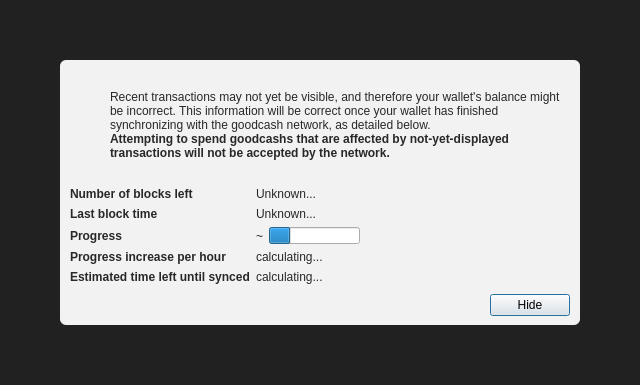
<?xml version="1.0" encoding="UTF-8"?>
<ui version="4.0">
 <class>ModalOverlay</class>
 <widget class="ModalOverlay" name="ModalOverlay">
  <property name="geometry">
   <rect>
    <x>0</x>
    <y>0</y>
    <width>640</width>
    <height>385</height>
   </rect>
  </property>
  <property name="windowTitle">
   <string>Form</string>
  </property>
  <layout class="QVBoxLayout" name="verticalLayout" stretch="0">
   <property name="sizeConstraint">
    <enum>QLayout::SetDefaultConstraint</enum>
   </property>
   <property name="leftMargin">
    <number>0</number>
   </property>
   <property name="topMargin">
    <number>0</number>
   </property>
   <property name="rightMargin">
    <number>0</number>
   </property>
   <property name="bottomMargin">
    <number>0</number>
   </property>
   <item>
    <widget class="QWidget" name="bgWidget" native="true">
     <property name="styleSheet">
      <string notr="true">#bgWidget { background: rgba(0,0,0,220); }</string>
     </property>
     <layout class="QVBoxLayout" name="verticalLayoutMain" stretch="1">
      <property name="leftMargin">
       <number>60</number>
      </property>
      <property name="topMargin">
       <number>60</number>
      </property>
      <property name="rightMargin">
       <number>60</number>
      </property>
      <property name="bottomMargin">
       <number>60</number>
      </property>
      <item>
       <widget class="QWidget" name="contentWidget" native="true">
        <property name="styleSheet">
         <string notr="true">#contentWidget { background: rgba(255,255,255,240); border-radius: 6px; }

QLabel { color: rgb(40,40,40);  }</string>
        </property>
        <layout class="QVBoxLayout" name="verticalLayoutSub" stretch="1,0,0,0">
         <property name="spacing">
          <number>0</number>
         </property>
         <property name="leftMargin">
          <number>10</number>
         </property>
         <property name="topMargin">
          <number>10</number>
         </property>
         <property name="rightMargin">
          <number>10</number>
         </property>
         <property name="bottomMargin">
          <number>10</number>
         </property>
         <item>
          <layout class="QHBoxLayout" name="horizontalLayoutIconText" stretch="0,1">
           <property name="topMargin">
            <number>20</number>
           </property>
           <item>
            <layout class="QVBoxLayout" name="verticalLayoutIcon">
             <property name="leftMargin">
              <number>0</number>
             </property>
             <item>
              <widget class="QPushButton" name="warningIcon">
               <property name="enabled">
                <bool>false</bool>
               </property>
               <property name="text">
                <string/>
               </property>
               <property name="icon">
                <iconset>
                 <normaloff>:/icons/warning</normaloff>
                 <disabledoff>:/icons/warning</disabledoff>:/icons/warning</iconset>
               </property>
               <property name="iconSize">
                <size>
                 <width>48</width>
                 <height>48</height>
                </size>
               </property>
               <property name="flat">
                <bool>true</bool>
               </property>
              </widget>
             </item>
             <item>
              <spacer name="verticalSpacerWarningIcon">
               <property name="orientation">
                <enum>Qt::Vertical</enum>
               </property>
               <property name="sizeHint" stdset="0">
                <size>
                 <width>20</width>
                 <height>40</height>
                </size>
               </property>
              </spacer>
             </item>
            </layout>
           </item>
           <item>
            <layout class="QVBoxLayout" name="verticalLayoutInfoText">
             <property name="leftMargin">
              <number>0</number>
             </property>
             <property name="topMargin">
              <number>0</number>
             </property>
             <item>
              <widget class="QLabel" name="infoText">
               <property name="text">
                <string>Recent transactions may not yet be visible, and therefore your wallet's balance might be incorrect. This information will be correct once your wallet has finished synchronizing with the goodcash network, as detailed below.</string>
               </property>
               <property name="textFormat">
                <enum>Qt::RichText</enum>
               </property>
               <property name="wordWrap">
                <bool>true</bool>
               </property>
              </widget>
             </item>
             <item>
              <widget class="QLabel" name="infoTextStrong">
               <property name="font">
                <font>
                 <weight>75</weight>
                 <bold>true</bold>
                </font>
               </property>
               <property name="text">
                <string>Attempting to spend goodcashs that are affected by not-yet-displayed transactions will not be accepted by the network.</string>
               </property>
               <property name="textFormat">
                <enum>Qt::RichText</enum>
               </property>
               <property name="wordWrap">
                <bool>true</bool>
               </property>
              </widget>
             </item>
             <item>
              <spacer name="verticalSpacerInTextSpace">
               <property name="orientation">
                <enum>Qt::Vertical</enum>
               </property>
               <property name="sizeHint" stdset="0">
                <size>
                 <width>20</width>
                 <height>40</height>
                </size>
               </property>
              </spacer>
             </item>
            </layout>
           </item>
          </layout>
         </item>
         <item>
          <spacer name="verticalSpacerAfterText">
           <property name="orientation">
            <enum>Qt::Vertical</enum>
           </property>
           <property name="sizeHint" stdset="0">
            <size>
             <width>20</width>
             <height>40</height>
            </size>
           </property>
          </spacer>
         </item>
         <item>
          <layout class="QFormLayout" name="formLayout">
           <property name="fieldGrowthPolicy">
            <enum>QFormLayout::FieldsStayAtSizeHint</enum>
           </property>
           <property name="horizontalSpacing">
            <number>6</number>
           </property>
           <property name="verticalSpacing">
            <number>6</number>
           </property>
           <property name="topMargin">
            <number>10</number>
           </property>
           <item row="0" column="0">
            <widget class="QLabel" name="labelNumberOfBlocksLeft">
             <property name="font">
              <font>
               <weight>75</weight>
               <bold>true</bold>
              </font>
             </property>
             <property name="text">
              <string>Number of blocks left</string>
             </property>
            </widget>
           </item>
           <item row="0" column="1">
            <widget class="QLabel" name="numberOfBlocksLeft">
             <property name="text">
              <string>Unknown...</string>
             </property>
            </widget>
           </item>
           <item row="1" column="0">
            <widget class="QLabel" name="labelLastBlockTime">
             <property name="font">
              <font>
               <weight>75</weight>
               <bold>true</bold>
              </font>
             </property>
             <property name="text">
              <string>Last block time</string>
             </property>
            </widget>
           </item>
           <item row="1" column="1">
            <widget class="QLabel" name="newestBlockDate">
             <property name="sizePolicy">
              <sizepolicy hsizetype="Maximum" vsizetype="Preferred">
               <horstretch>0</horstretch>
               <verstretch>0</verstretch>
              </sizepolicy>
             </property>
             <property name="text">
              <string>Unknown...</string>
             </property>
            </widget>
           </item>
           <item row="2" column="0">
            <widget class="QLabel" name="labelSyncDone">
             <property name="font">
              <font>
               <weight>75</weight>
               <bold>true</bold>
              </font>
             </property>
             <property name="text">
              <string>Progress</string>
             </property>
            </widget>
           </item>
           <item row="2" column="1">
            <layout class="QHBoxLayout" name="horizontalLayoutSync" stretch="0,1">
             <item>
              <widget class="QLabel" name="percentageProgress">
               <property name="text">
                <string notr="true">~</string>
               </property>
              </widget>
             </item>
             <item>
              <widget class="QProgressBar" name="progressBar">
               <property name="value">
                <number>24</number>
               </property>
               <property name="format">
                <string/>
               </property>
              </widget>
             </item>
            </layout>
           </item>
           <item row="4" column="0">
            <widget class="QLabel" name="labelProgressIncrease">
             <property name="font">
              <font>
               <weight>75</weight>
               <bold>true</bold>
              </font>
             </property>
             <property name="text">
              <string>Progress increase per hour</string>
             </property>
            </widget>
           </item>
           <item row="4" column="1">
            <widget class="QLabel" name="progressIncreasePerH">
             <property name="text">
              <string>calculating...</string>
             </property>
            </widget>
           </item>
           <item row="5" column="0">
            <widget class="QLabel" name="labelEstimatedTimeLeft">
             <property name="font">
              <font>
               <weight>75</weight>
               <bold>true</bold>
              </font>
             </property>
             <property name="text">
              <string>Estimated time left until synced</string>
             </property>
            </widget>
           </item>
           <item row="5" column="1">
            <widget class="QLabel" name="expectedTimeLeft">
             <property name="text">
              <string>calculating...</string>
             </property>
            </widget>
           </item>
          </layout>
         </item>
         <item>
          <layout class="QHBoxLayout" name="horizontalLayoutButtons">
           <property name="leftMargin">
            <number>10</number>
           </property>
           <property name="topMargin">
            <number>10</number>
           </property>
           <item>
            <spacer name="horizontalSpacer">
             <property name="orientation">
              <enum>Qt::Horizontal</enum>
             </property>
             <property name="sizeHint" stdset="0">
              <size>
               <width>40</width>
               <height>20</height>
              </size>
             </property>
            </spacer>
           </item>
           <item>
            <widget class="QPushButton" name="closeButton">
             <property name="text">
              <string>Hide</string>
             </property>
             <property name="focusPolicy">
              <enum>Qt::StrongFocus</enum>
             </property>
             <property name="default">
              <bool>true</bool>
             </property>
            </widget>
           </item>
          </layout>
         </item>
        </layout>
       </widget>
      </item>
     </layout>
    </widget>
   </item>
  </layout>
 </widget>
 <customwidgets>
  <customwidget>
   <class>ModalOverlay</class>
   <extends>QWidget</extends>
   <header>qt/modaloverlay.h</header>
   <container>1</container>
  </customwidget>
 </customwidgets>
 <resources/>
 <connections/>
</ui>
